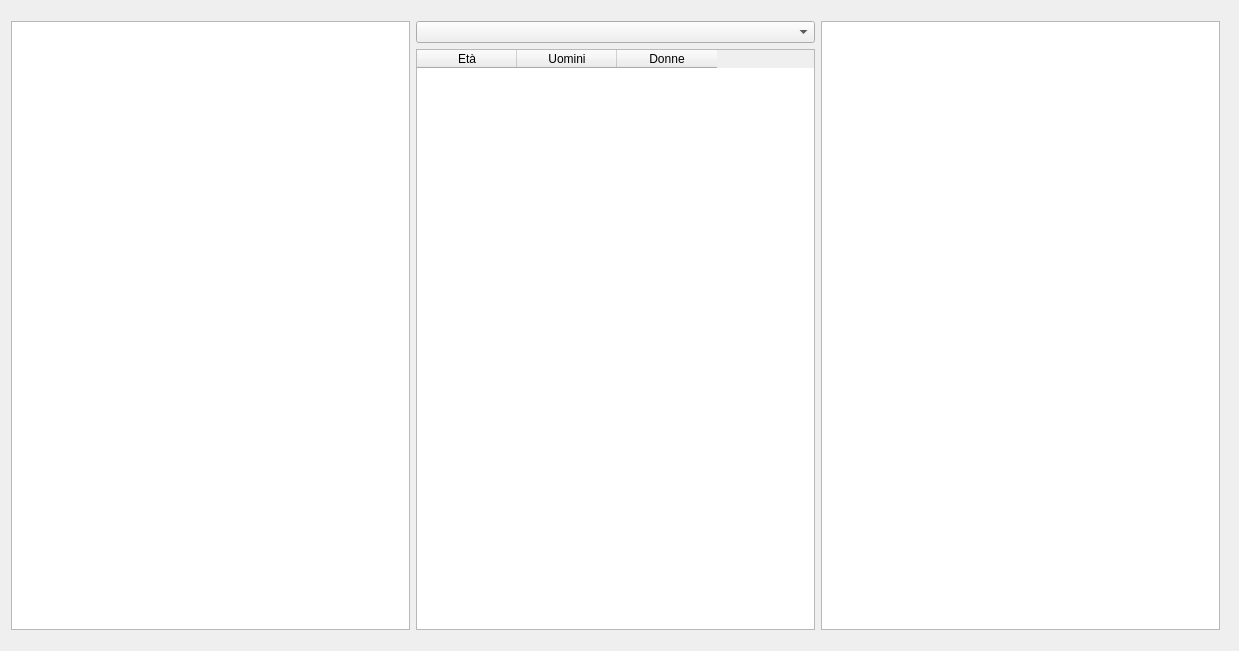
<?xml version="1.0" encoding="UTF-8"?>
<ui version="4.0">
 <class>MainWindow</class>
 <widget class="QMainWindow" name="MainWindow">
  <property name="geometry">
   <rect>
    <x>0</x>
    <y>0</y>
    <width>1239</width>
    <height>651</height>
   </rect>
  </property>
  <property name="sizePolicy">
   <sizepolicy hsizetype="Preferred" vsizetype="Preferred">
    <horstretch>100</horstretch>
    <verstretch>100</verstretch>
   </sizepolicy>
  </property>
  <property name="minimumSize">
   <size>
    <width>1200</width>
    <height>645</height>
   </size>
  </property>
  <property name="maximumSize">
   <size>
    <width>1500</width>
    <height>900</height>
   </size>
  </property>
  <property name="windowTitle">
   <string>Dati Demografici</string>
  </property>
  <widget class="QWidget" name="centralWidget">
   <property name="sizePolicy">
    <sizepolicy hsizetype="Preferred" vsizetype="Preferred">
     <horstretch>100</horstretch>
     <verstretch>100</verstretch>
    </sizepolicy>
   </property>
   <widget class="QWidget" name="horizontalLayoutWidget">
    <property name="geometry">
     <rect>
      <x>0</x>
      <y>10</y>
      <width>1231</width>
      <height>631</height>
     </rect>
    </property>
    <layout class="QHBoxLayout" name="horizontalLayout">
     <item>
      <widget class="QChartView" name="QChartUomini"/>
     </item>
     <item>
      <layout class="QVBoxLayout" name="verticalLayout">
       <item>
        <widget class="QComboBox" name="comboBox"/>
       </item>
       <item>
        <widget class="QTableWidget" name="tableWidget">
         <property name="enabled">
          <bool>true</bool>
         </property>
         <column>
          <property name="text">
           <string>Età</string>
          </property>
         </column>
         <column>
          <property name="text">
           <string>Uomini</string>
          </property>
         </column>
         <column>
          <property name="text">
           <string>Donne</string>
          </property>
         </column>
        </widget>
       </item>
      </layout>
     </item>
     <item>
      <widget class="QChartView" name="QChartDonne"/>
     </item>
    </layout>
   </widget>
  </widget>
 </widget>
 <layoutdefault spacing="6" margin="11"/>
 <customwidgets>
  <customwidget>
   <class>QChartView</class>
   <extends>QGraphicsView</extends>
   <header>QtCharts</header>
  </customwidget>
 </customwidgets>
 <resources/>
 <connections/>
</ui>
